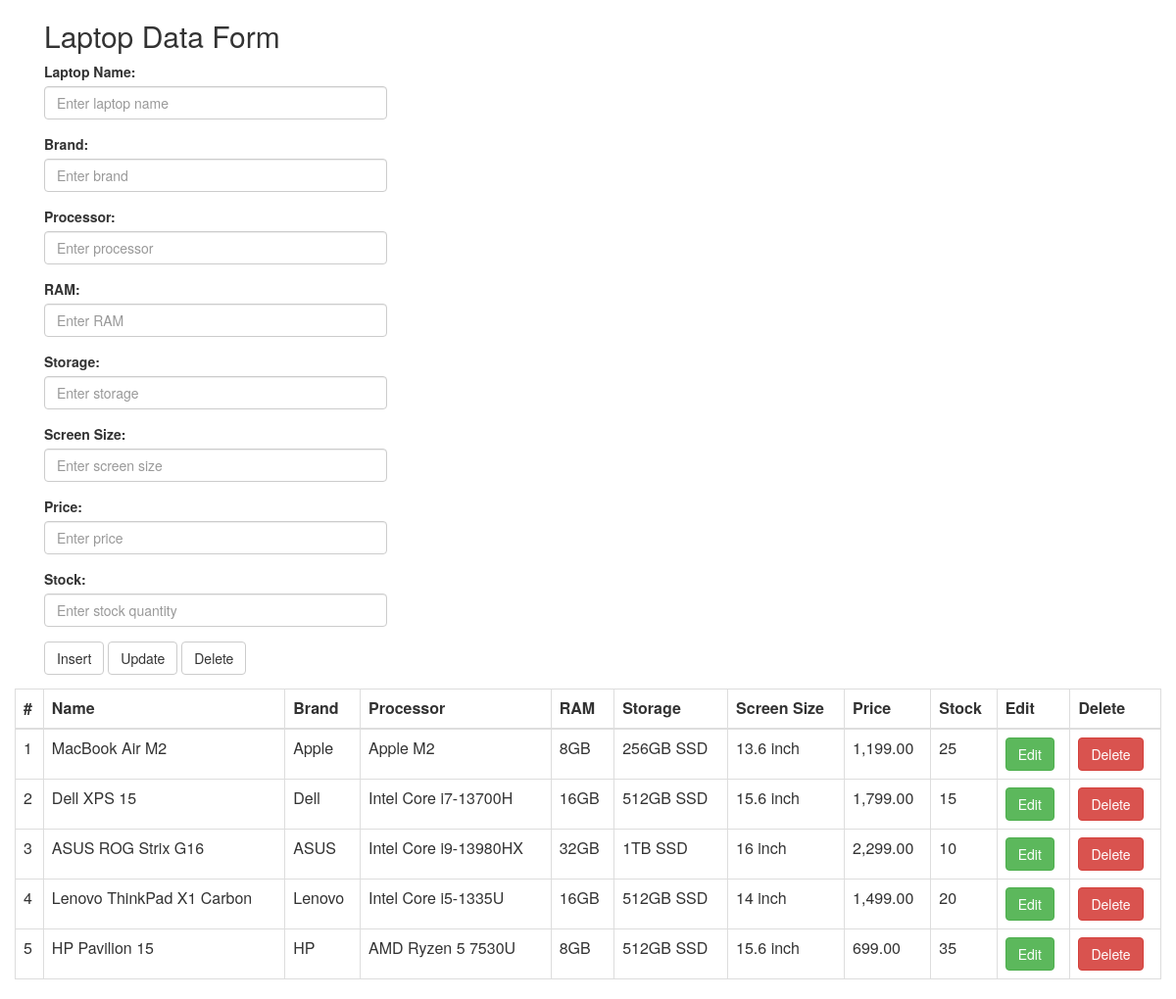
The page / on the database its author committed.
### tables this page shows
CREATE TABLE `table1` (
  `id` INT(11) NOT NULL AUTO_INCREMENT,
  `name` VARCHAR(255) NOT NULL,
  `brand` VARCHAR(100) NOT NULL,
  `processor` VARCHAR(100) NOT NULL,
  `ram` VARCHAR(50) NOT NULL,
  `storage` VARCHAR(50) NOT NULL,
  `screen_size` VARCHAR(20) NOT NULL,
  `price` DECIMAL(10, 2) NOT NULL,
  `stock` INT DEFAULT 0,
  PRIMARY KEY (`id`)
);

### index.php (the view, shortened to what this page needs)
<?php
include "connection.php";
?>
<html lang="en" xmlns="">
<head>
    <link rel="stylesheet" href="https://maxcdn.bootstrapcdn.com/bootstrap/3.4.1/css/bootstrap.min.css">
</head>
<body>
<div class="container">
    <div class="col-lg-4">
    <h2>Laptop Data Form</h2>
    <form action="" name="form1" method="post">
        <div class="form-group">
            <label for="name">Laptop Name:</label>
            <input type="text" class="form-control" id="name" placeholder="Enter laptop name" name="name">
        </div>
        <div class="form-group">
            <label for="brand">Brand:</label>
            <input type="text" class="form-control" id="brand" placeholder="Enter brand" name="brand">
        </div>
        <div class="form-group">
            <label for="processor">Processor:</label>
            <input type="text" class="form-control" id="processor" placeholder="Enter processor" name="processor">
        </div>
        <div class="form-group">
            <label for="ram">RAM:</label>
            <input type="text" class="form-control" id="ram" placeholder="Enter RAM" name="ram">
        </div>
        <div class="form-group">
            <label for="storage">Storage:</label>
            <input type="text" class="form-control" id="storage" placeholder="Enter storage" name="storage">
        </div>
        <div class="form-group">
            <label for="screen_size">Screen Size:</label>
            <input type="text" class="form-control" id="screen_size" placeholder="Enter screen size" name="screen_size">
        </div>
        <div class="form-group">
            <label for="price">Price:</label>
            <input type="text" class="form-control" id="price" placeholder="Enter price" name="price">
        </div>
        <div class="form-group">
            <label for="stock">Stock:</label>
            <input type="text" class="form-control" id="stock" placeholder="Enter stock quantity" name="stock">
        </div>
        <button type="submit" name="insert" class="btn btn-default">Insert</button>
        <button type="submit" name="update" class="btn btn-default">Update</button>
        <button type="submit" name="delete" class="btn btn-default">Delete</button>
    </form>
</div>
</div>
<div class="col-lg-12">
    <table class="table table-bordered">
        <thead>
        <tr>
            <th>#</th>
            <th>Name</th>
            <th>Brand</th>
            <th>Processor</th>
            <th>RAM</th>
            <th>Storage</th>
            <th>Screen Size</th>
            <th>Price</th>
            <th>Stock</th>
            <th>Edit</th>
            <th>Delete</th>
        </tr>
        </thead>
        <tbody>
        <?php
        if (!empty($link)) {
            $res=mysqli_query($link,"select * from table1");
        }
        while($row=mysqli_fetch_array($res))
        {
            echo "<tr>";
            echo "<td>"; echo $row["id"]; echo "</td>";
            echo "<td>"; echo $row["name"]; echo "</td>";
            echo "<td>"; echo $row["brand"]; echo "</td>";
            echo "<td>"; echo $row["processor"]; echo "</td>";
            echo "<td>"; echo $row["ram"]; echo "</td>";
            echo "<td>"; echo $row["storage"]; echo "</td>";
            echo "<td>"; echo $row["screen_size"]; echo "</td>";
            echo "<td>";
            if (isset($row["price"]) && $row["price"] !== null) {
                echo number_format((float)$row["price"], 2);
            } else {
                echo "0.00";
            }
            echo "</td>";
            echo "<td>"; echo $row["stock"]; echo "</td>";
            echo "<td>"; ?> <a href="edit.php?id=<?php echo $row["id"]; ?>"><button type="button" class="btn btn-success">Edit </button></a> <?php echo "</td>";
            echo "<td>"; ?> <a href="delete.php?id=<?php echo $row["id"]; ?>"><button type="button" class="btn btn-danger">Delete </button></a> <?php echo "</td>";
            echo "</tr>";
        }
        ?>
        </tbody>
    </table>
</div>
</body>
</html>

### rows shown on the page
table1: id "1", name "MacBook Air M2", brand "Apple", processor "Apple M2", ram "8GB", storage "256GB SSD", screen_size "13.6 inch", price "1,199.00", stock "25"
table1: id "2", name "Dell XPS 15", brand "Dell", processor "Intel Core i7-13700H", ram "16GB", storage "512GB SSD", screen_size "15.6 inch", price "1,799.00", stock "15"
table1: id "3", name "ASUS ROG Strix G16", brand "ASUS", processor "Intel Core i9-13980HX", ram "32GB", storage "1TB SSD", screen_size "16 inch", price "2,299.00", stock "10"
table1: id "4", name "Lenovo ThinkPad X1 Carbon", brand "Lenovo", processor "Intel Core i5-1335U", ram "16GB", storage "512GB SSD", screen_size "14 inch", price "1,499.00", stock "20"
table1: id "5", name "HP Pavilion 15", brand "HP", processor "AMD Ryzen 5 7530U", ram "8GB", storage "512GB SSD", screen_size "15.6 inch", price "699.00", stock "35"
